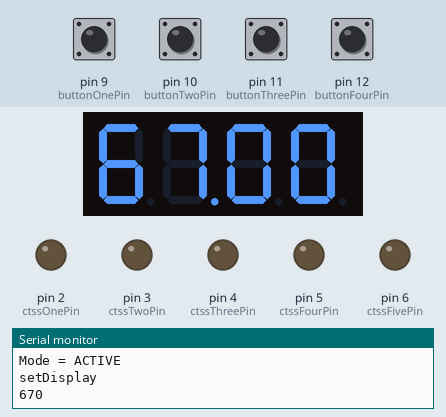
This sketch was run on a simulated Arduino Uno, built with avr-gcc and run on an emulated ATmega328P. Shown: 4-digit seven-segment display, output pins drawn as LEDs (lit = HIGH), the last lines printed to the serial monitor. The inputs (shaded band) are chosen by the test bench; at power-on: pin 9 (buttonOnePin), pin 10 (buttonTwoPin), pin 11 (buttonThreePin), pin 12 (buttonFourPin) HIGH. EEPROM starts erased.

Above: at 1.2 s.
1.3 s: pin 9 (buttonOnePin) pulled LOW for 0.15 s
At 2.6 s:
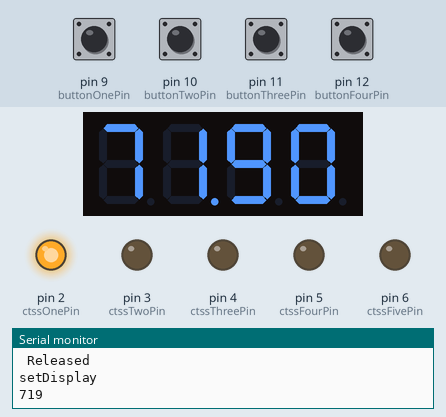
2.9 s: pin 11 (buttonThreePin) pulled LOW for 0.15 s
At 3.9 s:
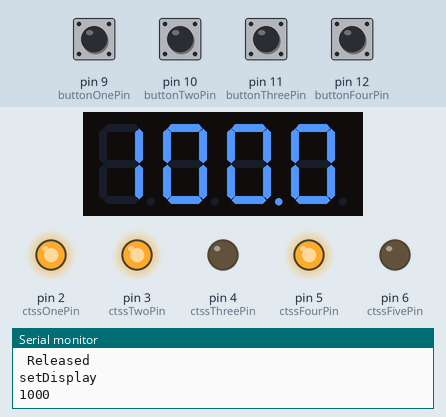
4.5 s: pin 10 (buttonTwoPin) pulled LOW for 0.15 s
At 5.1 s:
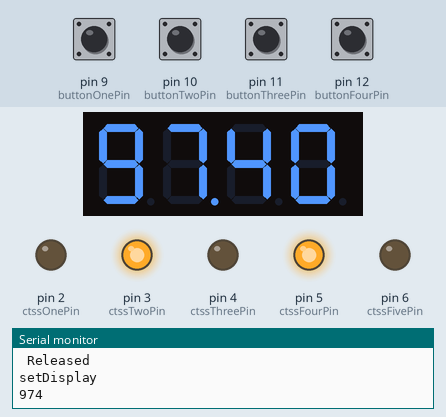
6.1 s: pin 12 (buttonFourPin) pulled LOW for 0.15 s
At 7.4 s:
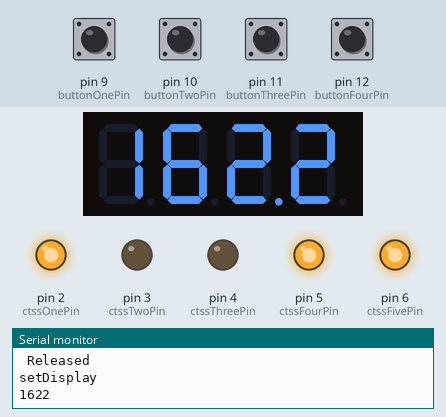
7.7 s: pin 9 (buttonOnePin) pulled LOW for 1 s
At 9.9 s:
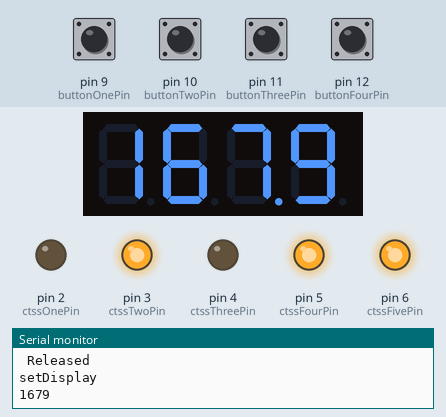
10.2 s: pin 9 (buttonOnePin) pulled LOW for 0.15 s
At 15.7 s:
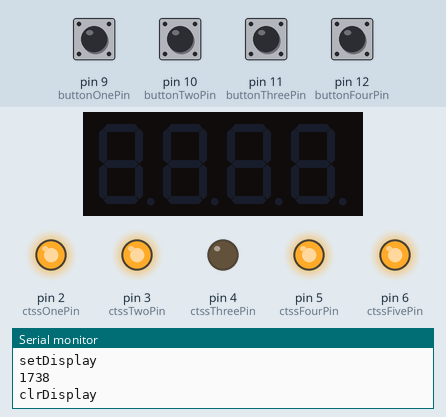
Timing chart, 0 to 16.8 s (numbered marks = the images above; inputs shaded):
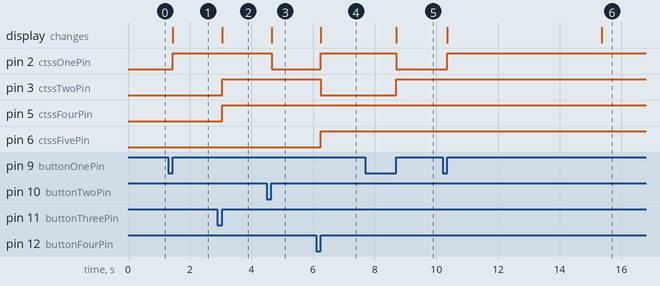

Measured:
- after the input at 1.3 s, pin 2 (ctssOnePin): LOW → HIGH after 0.15 s; the display: changes after 0.15 s (image 1)
- after the input at 2.9 s, pin 3 (ctssTwoPin), pin 5 (ctssFourPin): LOW → HIGH after 0.15 s; the display: changes after 0.15 s (image 2)
- after the input at 4.5 s, pin 2 (ctssOnePin): HIGH → LOW after 0.15 s; the display: changes after 0.15 s (image 3)
- after the input at 6.1 s, pin 2 (ctssOnePin), pin 6 (ctssFivePin): LOW → HIGH after 0.15 s; pin 3 (ctssTwoPin): HIGH → LOW after 0.15 s; the display: changes after 0.15 s (image 4)
- after the input at 7.7 s, pin 2 (ctssOnePin): HIGH → LOW after 1.0 s; pin 3 (ctssTwoPin): LOW → HIGH after 1.0 s; the display: changes after 1.0 s (image 5)
- after the input at 10.2 s, pin 2 (ctssOnePin): LOW → HIGH after 0.15 s; the display: first changes after 0.15 s (image 6 shows a later state)

The sketch:

CTSSbackpackLED.ino
```cpp
// sketch for displaying/setting CTSS code on a CommSpec SP32
// adafruit Metro Mini board
// using adafruit 7 segment LED backpack
//
#include <Wire.h>
#include <Adafruit_GFX.h>
#include <Adafruit_LEDBackpack.h>


// Save Last Set Freq for next power up
#include <EEPROM.h>
const int EEPROM_IDX_ADDR = 0;

// Metro Mini I2C Pins
// SDA = A4
// SCLK = A5

// CTSS Pins
const int ctssOnePin = 2;
const int ctssTwoPin = 3;
const int ctssThreePin = 4;
const int ctssFourPin = 5;
const int ctssFivePin = 6;

// instanciate LED backpack matrix
Adafruit_7segment matrix = Adafruit_7segment();

// Button Pins
//Pin connected to SW1
const int buttonOnePin = 9;
//Pin connected to SW2
const int buttonTwoPin = 10;
//Pin connected to SW3
const int buttonThreePin = 11;
//Pin connected to SW4
const int buttonFourPin = 12;

// CTSS Definitions
struct CTSS {
  int freq;
  int value;
};

// Notes:
// 0 = ON = CLOSED = GND
// 1 = OFF = OPEN
// Value Bits are MSB -> LSB - i.e. 5,4,3,2,1
// Freq is 10x and decimal point added during LED display
//
struct CTSS ctss[] = {
  { 670, 0x0 },
  { 719, 0x01 },
  { 744, 0x02 },
  { 770, 0x03 },
  { 797, 0x04 },
  { 825, 0x05 },
  { 854, 0x06 },
  { 885, 0x07 },
  { 915, 0x08 },
  { 948, 0x09 },
  { 974, 0x0a },
  { 1000, 0x0b },
  { 1035, 0x0c },
  { 1072, 0x0d },
  { 1109, 0x0e },
  { 1148, 0x0f },
  { 1188, 0x10 },
  { 1230, 0x11 },
  { 1273, 0x12 },
  { 1318, 0x13 },
  { 1365, 0x14 },
  { 1413, 0x15 },
  { 1462, 0x16 },
  { 1514, 0x17 },
  { 1567, 0x18 },
  { 1622, 0x19 },
  { 1679, 0x1a },
  { 1738, 0x1b },
  { 1799, 0x1c },
  { 1862, 0x1d },
  { 1928, 0x1e },
  { 2035, 0x1f }
};
const int NUMCTSS = 32;
int ctssIdx = 0;
const int NUMCTSSPIN = 5;
const int ctssPins[] = {
  ctssOnePin,
  ctssTwoPin,
  ctssThreePin,
  ctssFourPin,
  ctssFivePin
};

// CTSS_MONITOR sets pins to CTSSPINMODE - used to watch
const int CTSS_MONITOR = 0;
const int CTSSPINMODE = INPUT;

// CTSS_ACTIVE sets pins to OUTPUT - used to drive Commspec CTSS
const int CTSS_ACTIVE = 1;

// Change the mode to CTSS_MONITOR or CTSS_ACTIVE
int ctssMode = CTSS_ACTIVE;

#define NUMBUTTON 4

// debug stuff
int dbglvl = 6;
#define DEBUG(lvl, val)  if(lvl < dbglvl) Serial.println(val);

// Button Stuff
const int BUTTON_READY = 0;
const int BUTTON_PRESS = 1;
const int BUTTON_PROCESS = 2;

int buttonPins[] = {
  buttonOnePin,
  buttonTwoPin,
  buttonThreePin,
  buttonFourPin
};
int buttonState[4];

// LED stuff
// only keep display on for LED_SHOW_TIME
const long PACK_LED_SHOW_TIME = 5 * 1000;  // milli
unsigned long startLEDshow = 0;

const int PACK_LED_ON = 1;
const int PACK_LED_OFF = 0;
int currentLEDstate = PACK_LED_OFF;

int currentLEDval = 0;

void setDisplay(int val) {
  if(val != currentLEDval) {
    matrix.println(val/10.0);
    matrix.writeDisplay();
    currentLEDval = val;
    DEBUG(4,"setDisplay ");
    DEBUG(4, val);
    currentLEDstate = PACK_LED_ON;
    startLEDshow = millis();
  }

  if(currentLEDstate == PACK_LED_ON) {
    unsigned long nowMilli = millis();
    if(nowMilli - startLEDshow > PACK_LED_SHOW_TIME) {
      // turn off display
      DEBUG(4, "clrDisplay");
      matrix.clear();
      matrix.writeDisplay();
      currentLEDstate = PACK_LED_OFF;
    }
  }
}

void nextCTSS() {
  ctssIdx++;
  ctssIdx %= 32;
  EEPROM.update(EEPROM_IDX_ADDR, ctssIdx);
}

void prevCTSS() {
  if(ctssIdx == 0) {
    ctssIdx = NUMCTSS -1;
  } else {
    --ctssIdx;
  }
  EEPROM.update(EEPROM_IDX_ADDR, ctssIdx);
}

void memCTSS1() {
  ctssIdx = 11;
  EEPROM.update(EEPROM_IDX_ADDR, ctssIdx);
}

void memCTSS2() {
  ctssIdx = 25;
  EEPROM.update(EEPROM_IDX_ADDR, ctssIdx);
}

int currentCTSSidx = 0;
void setCTSS(int idx) {
  int val = ctss[idx].value;
  int outval = 0;

  // skip if already set
  if(idx != currentCTSSidx) {
    for(int i = 0; i < NUMCTSSPIN; i++) {
      // shift out LSB -> MSB
      outval = ((val & 0x01));
      digitalWrite(ctssPins[i], outval);
      val = val >> 1;
    }
    currentCTSSidx = idx;
  }
}

int scanCTSS() {
  int val = 0;
  int pinval = 0;

  // read MSB to LSB
  for(int i=NUMCTSSPIN - 1; i >=  0; --i) {
    pinval = digitalRead(ctssPins[i]);
    val |= ((pinval) << i);
  }

  if(val != ctssIdx) {
    DEBUG(4,"scanVal ");
    DEBUG(4, val);
  }
  return val;
}

bool scanButtons() {
  int swIn = 0;
  for(int i = 0; i < NUMBUTTON; i++) {
    swIn = digitalRead(buttonPins[i]);
    if((swIn == 0) && (buttonState[i] == BUTTON_READY)) {
      buttonState[i] = BUTTON_PRESS;
      DEBUG(5,"Switch ");
      DEBUG(5,i);
      DEBUG(5," Pressed");
    }

    if((swIn == 1) && (buttonState[i] == 1)) {
      buttonState[i] = BUTTON_PROCESS;
      DEBUG(5,"Switch ");
      DEBUG(5,i);
      DEBUG(5," Released");
    }
  }
}

void processButtons() {
  for(int i = 0; i < NUMBUTTON; i++) {
    if(buttonState[i] == BUTTON_PROCESS) {
      buttonState[i] = BUTTON_READY;

      // if LED off, then turn on
      if(currentLEDstate == PACK_LED_OFF) {
          currentLEDval = -1;
      } else {
        switch(i) {
          case 0:
            // process Button1
            nextCTSS();
            break;
          case 1:
            // process Button2
            prevCTSS();
            break;
          case 2:
            // process Button3
            memCTSS1();
            break;
          case 3:
            // process Button 4
            memCTSS2();
            break;
          default:
            DEBUG(1,"Error in processButtons case");
            break;
        }
      }
    }
  }
}

void setup() {
  int idx = 0;

  // debug
  Serial.begin(57600);
  DEBUG(5,"Startup Serial");

  // setup LED backpack
  matrix.begin(0x70);
  matrix.setBrightness(0);

  if(ctssMode == CTSS_MONITOR) {
    for(int i = 0; i < NUMCTSSPIN; i++) {
        pinMode(ctssPins[i], CTSSPINMODE);
    }
    DEBUG(4,"Mode = MONITOR");
  } else {
    for(int i = 0; i < NUMCTSSPIN; i++) {
      pinMode(ctssPins[i], OUTPUT);
    }
    ctssMode = CTSS_ACTIVE;
    DEBUG(4,"Mode = ACTIVE");
    ctssIdx = EEPROM.read(EEPROM_IDX_ADDR);
    if(ctssIdx < 0 || ctssIdx > 31) {
      ctssIdx = 0;
      EEPROM.update(EEPROM_IDX_ADDR, ctssIdx);
    }
  }

  // setup buttonPins
  for(int i = 0; i < NUMBUTTON; i++) {
    pinMode(buttonPins[i], INPUT_PULLUP);
    buttonState[i] = BUTTON_READY;
  }
}

void loop() {
  if(ctssMode == CTSS_MONITOR) {
    ctssIdx = scanCTSS();
  } else {
    setCTSS(ctssIdx);
  }

  scanButtons();
  processButtons();

  setDisplay(ctss[ctssIdx].freq);

}
```
